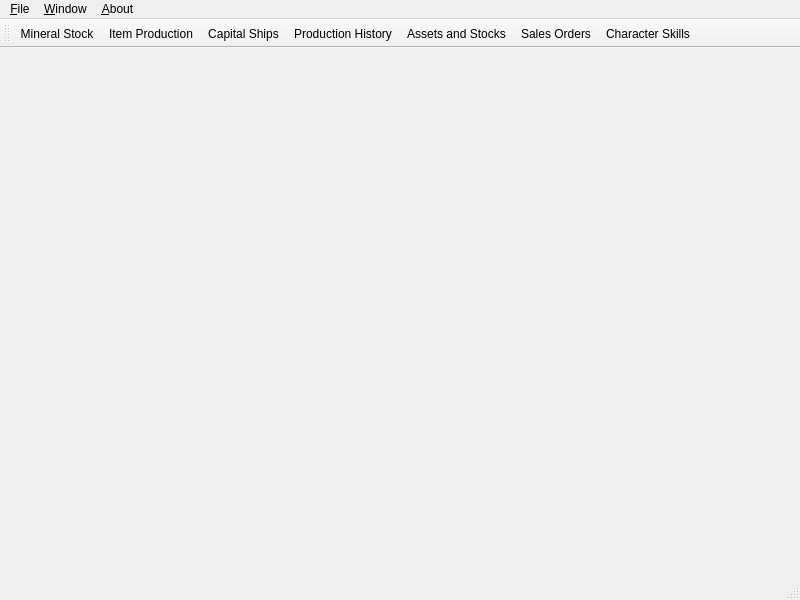
<ui version="4.0" >
 <class>MainWindow</class>
 <widget class="QMainWindow" name="MainWindow" >
  <property name="geometry" >
   <rect>
    <x>0</x>
    <y>0</y>
    <width>800</width>
    <height>600</height>
   </rect>
  </property>
  <property name="windowTitle" >
   <string>Kavanagh Manufacturing Manager</string>
  </property>
  <property name="windowIcon" >
   <iconset resource="resources.qrc" >:/icons/img/qt.png</iconset>
  </property>
  <widget class="QWidget" name="centralwidget" />
  <widget class="QMenuBar" name="menubar" >
   <property name="geometry" >
    <rect>
     <x>0</x>
     <y>0</y>
     <width>800</width>
     <height>21</height>
    </rect>
   </property>
   <widget class="QMenu" name="menu_About" >
    <property name="title" >
     <string>&amp;About</string>
    </property>
    <addaction name="action_Help" />
    <addaction name="separator" />
    <addaction name="actionAbout" />
   </widget>
   <widget class="QMenu" name="menu_File" >
    <property name="title" >
     <string>&amp;File</string>
    </property>
    <addaction name="actionE_xit" />
   </widget>
   <widget class="QMenu" name="windowMenu" >
    <property name="title" >
     <string>&amp;Window</string>
    </property>
   </widget>
   <addaction name="menu_File" />
   <addaction name="windowMenu" />
   <addaction name="menu_About" />
  </widget>
  <widget class="QStatusBar" name="statusbar" />
  <widget class="QToolBar" name="toolBar" >
   <property name="orientation" >
    <enum>Qt::Horizontal</enum>
   </property>
   <property name="iconSize" >
    <size>
     <width>32</width>
     <height>32</height>
    </size>
   </property>
   <property name="toolButtonStyle" >
    <enum>Qt::ToolButtonTextUnderIcon</enum>
   </property>
   <attribute name="toolBarArea" >
    <number>4</number>
   </attribute>
   <addaction name="actionMineral_Stock" />
   <addaction name="actionProduction" />
   <addaction name="actionCapital_Ship_Construction" />
   <addaction name="actionProduction_History" />
   <addaction name="actionAssets" />
   <addaction name="actionSales" />
   <addaction name="actionSkills" />
  </widget>
  <action name="actionMineral_Stock" >
   <property name="icon" >
    <iconset resource="resources.qrc" >:/icons/img/MineralStock.png</iconset>
   </property>
   <property name="text" >
    <string>Mineral Stock</string>
   </property>
   <property name="toolTip" >
    <string>Mineral Stock - Alt+M</string>
   </property>
   <property name="statusTip" >
    <string>Mineral Stock</string>
   </property>
   <property name="shortcut" >
    <string>Alt+M</string>
   </property>
  </action>
  <action name="actionProduction" >
   <property name="icon" >
    <iconset resource="resources.qrc" >:/icons/img/Production.png</iconset>
   </property>
   <property name="text" >
    <string>Item Production</string>
   </property>
   <property name="toolTip" >
    <string>Item Production - Alt+P</string>
   </property>
   <property name="statusTip" >
    <string>Item Production</string>
   </property>
   <property name="shortcut" >
    <string>Alt+P</string>
   </property>
  </action>
  <action name="actionProduction_History" >
   <property name="icon" >
    <iconset resource="resources.qrc" >:/icons/img/Hist.PNG</iconset>
   </property>
   <property name="text" >
    <string>Production History</string>
   </property>
   <property name="toolTip" >
    <string>Item Production History - Alt+H</string>
   </property>
   <property name="statusTip" >
    <string>Production History</string>
   </property>
   <property name="shortcut" >
    <string>Alt+H</string>
   </property>
  </action>
  <action name="actionCapital_Ship_Construction" >
   <property name="icon" >
    <iconset resource="resources.qrc" >:/icons/img/CapitalShip.png</iconset>
   </property>
   <property name="text" >
    <string>Capital Ships</string>
   </property>
   <property name="toolTip" >
    <string>Capital Ship Construction - Alt+C</string>
   </property>
   <property name="statusTip" >
    <string>Capital Ship Construction</string>
   </property>
   <property name="shortcut" >
    <string>Alt+C</string>
   </property>
  </action>
  <action name="actionAssets" >
   <property name="icon" >
    <iconset resource="resources.qrc" >:/icons/img/Assets.png</iconset>
   </property>
   <property name="text" >
    <string>Assets and Stocks</string>
   </property>
   <property name="toolTip" >
    <string>Assets - Alt+A</string>
   </property>
   <property name="statusTip" >
    <string>Assets</string>
   </property>
   <property name="shortcut" >
    <string>Alt+A</string>
   </property>
  </action>
  <action name="actionSales" >
   <property name="icon" >
    <iconset resource="resources.qrc" >:/icons/img/Sales.png</iconset>
   </property>
   <property name="text" >
    <string>Sales Orders</string>
   </property>
   <property name="toolTip" >
    <string>Sales - Alt+S</string>
   </property>
   <property name="statusTip" >
    <string>Sales</string>
   </property>
   <property name="shortcut" >
    <string>Alt+S</string>
   </property>
  </action>
  <action name="actionGeneral_Costs" >
   <property name="icon" >
    <iconset resource="resources.qrc" >:/icons/img/Costs.png</iconset>
   </property>
   <property name="text" >
    <string>General Costs</string>
   </property>
   <property name="toolTip" >
    <string>General Costs - Alt+G</string>
   </property>
   <property name="statusTip" >
    <string>General Costs</string>
   </property>
   <property name="shortcut" >
    <string>Alt+G</string>
   </property>
  </action>
  <action name="actionSkills" >
   <property name="icon" >
    <iconset resource="resources.qrc" >:/icons/img/Skills.png</iconset>
   </property>
   <property name="text" >
    <string>Character Skills</string>
   </property>
   <property name="toolTip" >
    <string>Skills - Alt+K</string>
   </property>
   <property name="statusTip" >
    <string>Skills</string>
   </property>
   <property name="shortcut" >
    <string>Alt+K</string>
   </property>
  </action>
  <action name="actionE_xit" >
   <property name="text" >
    <string>E&amp;xit</string>
   </property>
   <property name="statusTip" >
    <string>Exits program</string>
   </property>
   <property name="shortcut" >
    <string>Ctrl+X</string>
   </property>
  </action>
  <action name="action_Help" >
   <property name="text" >
    <string>&amp;Help</string>
   </property>
   <property name="statusTip" >
    <string>Help</string>
   </property>
   <property name="shortcut" >
    <string>F1</string>
   </property>
  </action>
  <action name="actionAbout" >
   <property name="text" >
    <string>&amp;About</string>
   </property>
   <property name="statusTip" >
    <string>About KMM...</string>
   </property>
   <property name="shortcut" >
    <string>Ctrl+A</string>
   </property>
  </action>
 </widget>
 <resources>
  <include location="resources.qrc" />
 </resources>
 <connections/>
</ui>
